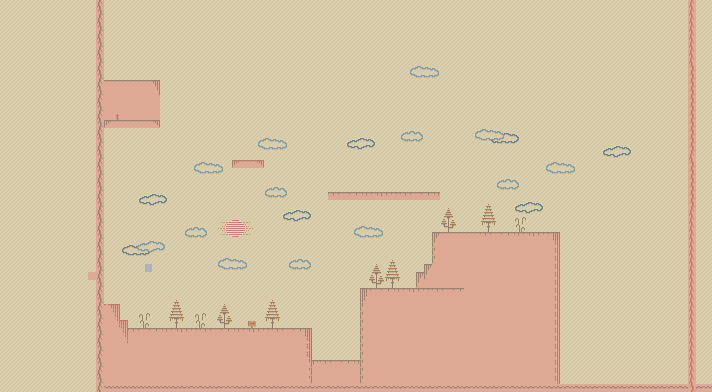

This game map was drawn from its Tiled (.tmx) file and the tilesets committed beside it. A one-line description and the trimmed map source follow:
An orthogonal 89x49 tile map with 8x8 px tiles, 3 tile layers (Map, ForeGround, Navigation), 5 tilesets and 38 objects (15x Platform, 4x Walking, 3x Wall, 3x Flying, Water, ...).

<map version="1.9" tiledversion="1.9.2" orientation="orthogonal" renderorder="right-down" width="89" height="49" tilewidth="8" tileheight="8" infinite="0" nextlayerid="9" nextobjectid="59">
 <tileset firstgid="1" name="tmw_desert_spacing" tilewidth="32" tileheight="32" spacing="1" margin="1" tilecount="48" columns="8">
  <image source="tmw_desert_spacing.png" width="265" height="199" />
  <wangsets>
   <wangset name="Brick" type="mixed" tile="9" />
   <wangset name="Marble" type="mixed" tile="33" />
   <wangset name="Sand" type="mixed" tile="14" />
  </wangsets>
 </tileset>
 <tileset firstgid="49" name="MapMetadata" tilewidth="32" tileheight="32" spacing="1" margin="1" tilecount="2" columns="2">
  <image source="MapMetadata.png" width="67" height="34" />
 </tileset>
 <tileset firstgid="51" name="Tiles" tilewidth="8" tileheight="8" tilecount="1476" columns="18">
  <image source="../Textures/Paper-Pixels-8x8/Tiles.png" width="144" height="656" />
 </tileset>
 <tileset firstgid="1527" name="Enemies" tilewidth="8" tileheight="8" tilecount="448" columns="28">
  <image source="../Textures/Paper-Pixels-8x8/Enemies.png" width="224" height="128" />
  <tile id="0">
   <animation>
    <frame tileid="312" duration="150" />
    <frame tileid="313" duration="150" />
    <frame tileid="314" duration="150" />
    <frame tileid="315" duration="150" />
    <frame tileid="316" duration="150" />
    <frame tileid="317" duration="150" />
   </animation>
  </tile>
  <tile id="60">
   <animation>
    <frame tileid="60" duration="150" />
    <frame tileid="61" duration="150" />
    <frame tileid="62" duration="150" />
    <frame tileid="63" duration="150" />
   </animation>
  </tile>
  <tile id="88">
   <animation>
    <frame tileid="88" duration="150" />
    <frame tileid="89" duration="150" />
    <frame tileid="90" duration="150" />
    <frame tileid="91" duration="150" />
    <frame tileid="90" duration="150" />
    <frame tileid="89" duration="150" />
   </animation>
  </tile>
  <tile id="116">
   <animation>
    <frame tileid="116" duration="150" />
    <frame tileid="117" duration="150" />
    <frame tileid="118" duration="150" />
    <frame tileid="119" duration="150" />
   </animation>
  </tile>
  <tile id="140">
   <objectgroup draworder="index" id="2">
    <object id="1" x="3.42394" y="1.20301" width="3.5936" height="6.7862" />
   </objectgroup>
   <animation>
    <frame tileid="140" duration="150" />
    <frame tileid="141" duration="150" />
    <frame tileid="142" duration="150" />
   </animation>
  </tile>
  <tile id="141">
   <objectgroup draworder="index" id="2">
    <object id="1" x="2.96125" y="0.97166" width="4.02545" height="7.00212" />
   </objectgroup>
  </tile>
  <tile id="142">
   <objectgroup draworder="index" id="2">
    <object id="1" x="3.00752" y="1.07962" width="3.96376" height="6.87874" />
   </objectgroup>
  </tile>
  <tile id="308">
   <objectgroup draworder="index" id="2">
    <object id="1" x="3.97918" y="0" width="4.05629" height="4.99711" />
   </objectgroup>
  </tile>
  <tile id="312">
   <objectgroup draworder="index" id="2">
    <object id="1" x="4.01003" y="0.0771159" width="3.96376" height="4.91999" />
   </objectgroup>
   <animation>
    <frame tileid="312" duration="150" />
    <frame tileid="313" duration="150" />
    <frame tileid="314" duration="150" />
    <frame tileid="315" duration="150" />
    <frame tileid="316" duration="150" />
    <frame tileid="317" duration="150" />
   </animation>
  </tile>
  <tile id="313">
   <objectgroup draworder="index" id="2">
    <object id="1" x="4.02545" y="0.0154232" width="3.88664" height="4.98168" />
   </objectgroup>
  </tile>
  <tile id="314">
   <objectgroup draworder="index" id="2">
    <object id="1" x="4.04087" y="0.0308463" width="3.93291" height="4.95084" />
   </objectgroup>
  </tile>
  <tile id="315">
   <objectgroup draworder="index" id="2">
    <object id="1" x="4.01003" y="-0.0154232" width="3.97918" height="4.99711" />
   </objectgroup>
  </tile>
  <tile id="316">
   <objectgroup draworder="index" id="2">
    <object id="1" x="3.9946" y="-0.138809" width="4.22595" height="5.08965" />
   </objectgroup>
  </tile>
  <tile id="317">
   <objectgroup draworder="index" id="3">
    <object id="5" x="4.01003" y="0" width="3.97918" height="4.98168" />
   </objectgroup>
  </tile>
  <tile id="340">
   <animation>
    <frame tileid="340" duration="150" />
    <frame tileid="341" duration="150" />
    <frame tileid="342" duration="150" />
    <frame tileid="343" duration="150" />
   </animation>
  </tile>
  <tile id="396">
   <animation>
    <frame tileid="396" duration="150" />
    <frame tileid="397" duration="150" />
    <frame tileid="398" duration="150" />
   </animation>
  </tile>
  <wangsets>
   <wangset name="Unbenannter Satz" type="mixed" tile="-1">
    <wangcolor name="Wall" color="#ff0000" tile="-1" probability="1" />
    <wangcolor name="Air" color="#00ff00" tile="-1" probability="1" />
    <wangtile tileid="352" wangid="1,1,1,1,1,1,1,1" />
    <wangtile tileid="381" wangid="2,2,2,2,2,2,2,2" />
   </wangset>
  </wangsets>
 </tileset>
 <tileset firstgid="1975" name="Player" tilewidth="8" tileheight="8" tilecount="221" columns="13">
  <image source="../Textures/Paper-Pixels-8x8/Player.png" width="104" height="136" />
 </tileset>
 <layer id="1" name="Map" width="89" height="49">
  <properties>
   <property name="Draw" type="bool" value="true" />
   <property name="Navigation" type="bool" value="false" />
  </properties>
  <data>[4361 cells, 4361 non-empty, 2 distinct tile ids]</data>
 </layer>
 <layer id="6" name="ForeGround" width="89" height="49">
  <properties>
   <property name="Draw" type="bool" value="true" />
   <property name="Navigation" type="bool" value="false" />
  </properties>
  <data>[4361 cells, 534 non-empty, 124 distinct tile ids]</data>
 </layer>
 <layer id="7" name="Navigation" width="89" height="49">
  <properties>
   <property name="Draw" type="bool" value="false" />
   <property name="Navigation" type="bool" value="true" />
  </properties>
  <data>[4361 cells, 859 non-empty, 3 distinct tile ids]</data>
 </layer>
 <objectgroup id="5" name="Collisions">
  <object id="21" class="Platform" x="128.333" y="328.333" width="184" height="6.25">
   <properties>
    <property name="type" value="Platform" />
   </properties>
  </object>
  <object id="22" class="Platform" x="360.667" y="288" width="102.333" height="1.66667">
   <properties>
    <property name="type" value="Platform" />
   </properties>
  </object>
  <object id="23" class="Platform" x="433.333" y="232.667" width="119.333" height="2.33333" />
  <object id="24" class="Platform" x="328.333" y="192" width="111.333" height="3">
   <properties>
    <property name="type" value="Platform" />
   </properties>
  </object>
  <object id="26" class="Wall" x="98.6667" y="0" width="3.33333" height="392" />
  <object id="27" class="Water" x="101.818" y="385.455" width="588.909" height="2.90909" />
  <object id="28" class="Wall" x="689.455" y="0.363636" width="4.18182" height="387.091" />
  <object id="42" class="Platform" x="360.333" y="289" width="8.66667" height="82.3333" />
  <object id="44" class="Platform" x="310.333" y="360.333" width="53" height="6.33333" />
  <object id="45" class="Platform" x="302.333" y="332" width="9" height="44.6667" />
  <object id="46" class="Platform" x="100.333" y="304" width="19" height="20.3333" />
  <object id="47" class="Platform" x="115.333" y="319.333" width="13" height="12" />
  <object id="48" class="Platform" x="432.667" y="234.667" width="7" height="32.6667" />
  <object id="49" class="Platform" x="415.667" y="272" width="13.3333" height="16" />
  <object id="50" class="Platform" x="424" y="264.333" width="10" height="9" />
  </objectgroup>
 <objectgroup id="8" name="Entities">
  <!-- 8 objects omitted --></objectgroup>
</map>
<!-- 13 of 38 objects omitted -->
